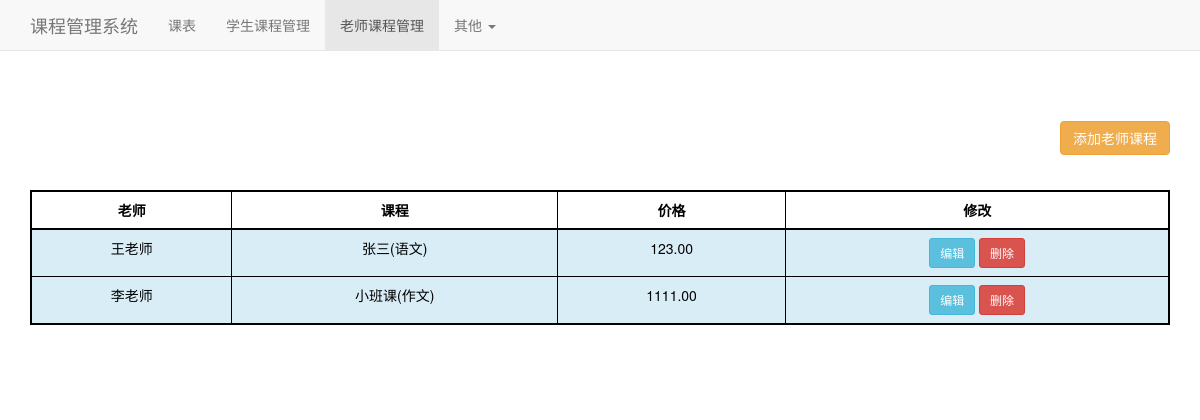
Before: /lesson/teacher/ with the older database file.
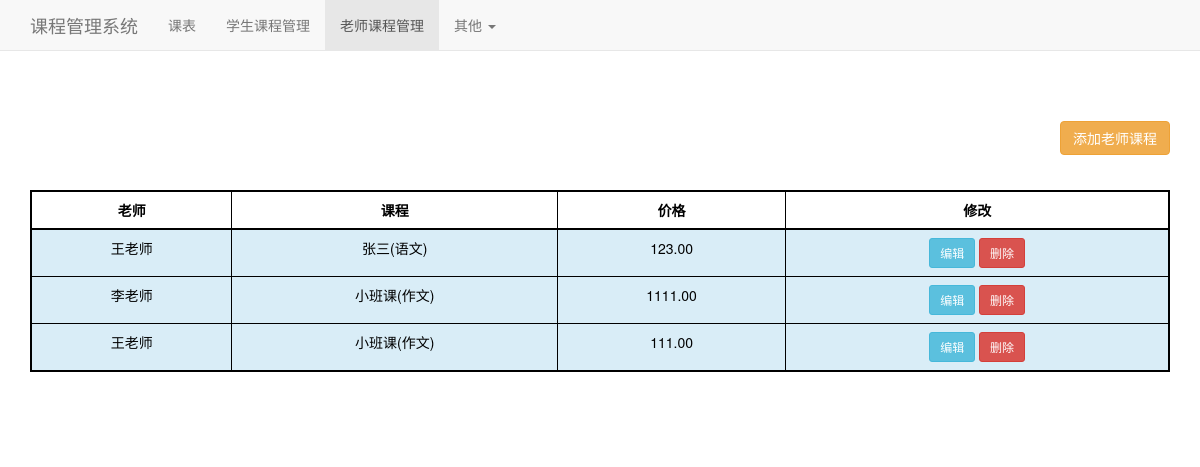
After: the same page with the newer database file.
### lesson/models.py (models this page shows, shortened)
class LessonOfTeacher(models.Model):
    lesson = models.ForeignKey(verbose_name='课程信息', to=LessonInfo, on_delete=models.CASCADE)
    teacher = models.ForeignKey(verbose_name='老师信息', to='teacher.TeacherInfo', on_delete=models.CASCADE)
    price = models.DecimalField(verbose_name='老师课时费', max_digits=18, decimal_places=2)
    class Meta:
        verbose_name = '老师课程关系表'
        verbose_name_plural = verbose_name

class LessonInfo(models.Model):
    name = models.CharField(verbose_name='课程名称', max_length=50)
    subject = models.ForeignKey(verbose_name='科目种类', to=SubjectInfo, on_delete=models.CASCADE)
    class Meta:
        verbose_name = '课程信息'
        verbose_name_plural = verbose_name

### teacher/models.py (models this page shows, shortened)
class TeacherInfo(models.Model):
    name = models.CharField(verbose_name='老师姓名', max_length=50)
    gender = models.BooleanField(verbose_name='性别', default=False)
    account = models.CharField(verbose_name='账号', max_length=50, default=random_account)
    password = models.CharField(verbose_name='密码', max_length=40, default='fd3d69aafa0d649b44d7d6cdf4c6159937cadac5')
    class Meta:
        verbose_name = '老师信息'
        verbose_name_plural = verbose_name

### lesson/views.py (the view)
# urls.py: path('teacher/', TeacherLessonView.as_view()),
class TeacherLessonView(View):
    def get(self, request):
        teacher_list = TeacherInfo.objects.all()
        lesson_list = LessonInfo.objects.all()
        lesson_of_teacher_list = LessonOfTeacher.objects.all()
        context = {
            'title': '老师课程管理',
            'modal_title': '老师课程信息',
            'add_button': '添加老师课程',
            'teacher_list': teacher_list,
            'lesson_list': lesson_list,
            'lesson_of_teacher_list': lesson_of_teacher_list,
        }
        return render(request, 'lesson/teacheroflesson.html', context)

### templates/lesson/teacheroflesson.html (shortened to what this page needs)
{% extends "base.html" %}
{% block navbar %}
    <li><a href="/lesson/schedule/">课表</a></li>
    <li><a href="/lesson/student/">学生课程管理</a></li>
    <li class="active"><a href="/lesson/teacher/">老师课程管理</a></li>
    <li class="dropdown">
        <a href="#" class="dropdown-toggle" data-toggle="dropdown" role="button" aria-haspopup="true" aria-expanded="false">
            其他 <span class="caret"></span>
        </a>
    </li>
{% endblock navbar %}
{% block table %}
    <thead>
        <tr>
            <th>老师</th>
            <th>课程</th>
            <th>价格</th>
            <th>修改</th>
        </tr>
    </thead>
    <tbody >
        {% for lesson_of_teacher in lesson_of_teacher_list %}
        <tr class="info">
            <td class="student" value="{{ lesson_of_teacher.teacher.id }}">{{ lesson_of_teacher.teacher.name }}</td>
            <td class="lesson" value="{{ lesson_of_teacher.lesson.id }}">{{ lesson_of_teacher.lesson.name }}</td>
            <td class="price" value="{{ lesson_of_teacher.price }}">{{ lesson_of_teacher.price }}</td>
            <td>
                <button type="button" class="btn btn-info btn-sm" data-toggle="modal" data-target="#updateModal" onclick="update({{ lesson_of_teacher.id }})">编辑</button>
                <button type="button" class="btn btn-danger btn-sm"  onclick="delete_one({{ lesson_of_teacher.id }})">删除</button>
            </td>
        </tr>
        {% endfor %}
    </tbody>
{% endblock table %}

Changed rows visible on the page:
added LessonOfTeacher: teacher.name "王老师", lesson.name "小班课(作文)", price "111.00"
